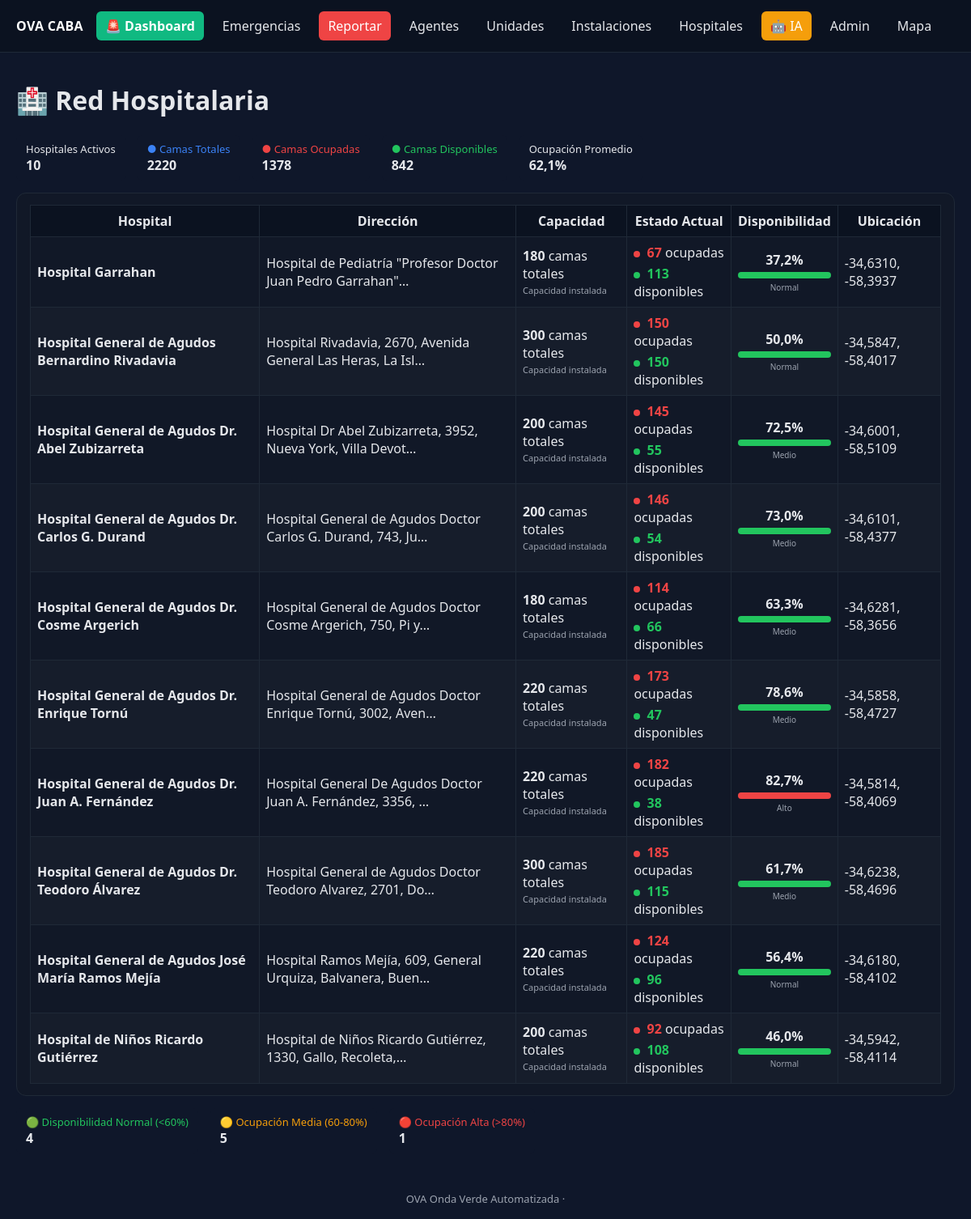
/hospitales/, run on the app's committed database.
### core/models.py (models this page shows, shortened)
class Hospital(models.Model):
    name = models.CharField(max_length=150, verbose_name='Nombre')
    address = models.CharField(max_length=255, verbose_name='Dirección', blank=True)
    total_beds = models.PositiveIntegerField(verbose_name='Camas Totales', default=0)
    occupied_beds = models.PositiveIntegerField(verbose_name='Camas Ocupadas', default=0)
    lat = models.FloatField(null=True, blank=True, verbose_name='Latitud')
    lon = models.FloatField(null=True, blank=True, verbose_name='Longitud')
    created_at = models.DateTimeField(default=timezone.now, verbose_name='Creado en')
    class Meta:
        verbose_name = 'Hospital'
        verbose_name_plural = 'Hospitales'
    @property
    def available_beds(self):
        if self.occupied_beds > self.total_beds:
            return 0
        return self.total_beds - self.occupied_beds

### core/views.py (the view)
# urls.py: path('hospitales/', hospitales_list, name='hospitales_list'),
def hospitales_list(request):
    hospitales = Hospital.objects.all().order_by('name')
    total_hospitales = hospitales.count()
    camas_totales = sum(h.total_beds for h in hospitales)
    camas_ocupadas = sum(h.occupied_beds for h in hospitales)
    camas_disponibles = camas_totales - camas_ocupadas
    porcentaje_ocupacion = round((camas_ocupadas / camas_totales * 100) if camas_totales > 0 else 0, 1)
    hospitales_normal = 0  # <60%
    hospitales_medio = 0   # 60-80%
    hospitales_alto = 0    # >80%
    hospitales_with_stats = []
    for hospital in hospitales:
        occupancy_percentage = round((hospital.occupied_beds / hospital.total_beds * 100) if hospital.total_beds > 0 else 0, 1)
        if occupancy_percentage < 60:
            hospitales_normal += 1
        elif occupancy_percentage <= 80:
            hospitales_medio += 1
        else:
            hospitales_alto += 1
        hospital_data = {
            'hospital': hospital,
            'occupancy_percentage': occupancy_percentage
        }
        hospitales_with_stats.append(hospital_data)
    stats = {
        'total_hospitales': total_hospitales,
        'camas_totales': camas_totales,
        'camas_ocupadas': camas_ocupadas,
        'camas_disponibles': camas_disponibles,
        'porcentaje_ocupacion': porcentaje_ocupacion,
        'hospitales_normal': hospitales_normal,
        'hospitales_medio': hospitales_medio,
        'hospitales_alto': hospitales_alto
    }
    return render(request, 'core/hospitales_list.html', {
        'hospitales_data': hospitales_with_stats,
        'stats': stats
    })

### core/templates/core/hospitales_list.html (shortened to what this page needs)
{% extends 'core/base.html' %}
{% block content %}
  <h1>🏥 Red Hospitalaria</h1>
  <div class="stats">
    <div class="stat-item">
      <div style="color: var(--text);">Hospitales Activos</div>
      <div class="stat-value">{{ stats.total_hospitales }}</div>
    </div>
    <div class="stat-item">
      <div class="total">● Camas Totales</div>
      <div class="stat-value">{{ stats.camas_totales }}</div>
    </div>
    <div class="stat-item">
      <div class="ocupado">● Camas Ocupadas</div>
      <div class="stat-value">{{ stats.camas_ocupadas }}</div>
    </div>
    <div class="stat-item">
      <div class="disponible">● Camas Disponibles</div>
      <div class="stat-value">{{ stats.camas_disponibles }}</div>
    </div>
    <div class="stat-item">
      <div style="color: var(--text);">Ocupación Promedio</div>
      <div class="stat-value">{{ stats.porcentaje_ocupacion }}%</div>
    </div>
  </div>
  <div class="card"><div class="body">
  <table>
    <thead>
      <tr>
        <th>Hospital</th>
        <th>Dirección</th>
        <th>Capacidad</th>
        <th>Estado Actual</th>
        <th>Disponibilidad</th>
        <th>Ubicación</th>
      </tr>
    </thead>
    <tbody>
      {% for item in hospitales_data %}
      {% with h=item.hospital %}
      <tr>
        <td class="hospital-name">{{ h.name }}</td>
        <td>{{ h.address|truncatechars:60 }}</td>
        <td class="capacity-cell">
          <div><strong>{{ h.total_beds }}</strong> camas totales</div>
          <div style="font-size: 11px; color: var(--muted); margin-top: 2px;">
            Capacidad instalada
          </div>
        </td>
        <td>
          <div style="margin-bottom: 4px;">
            <span class="bed-indicator ocupado" style="background: #ef4444;"></span>
            <strong style="color: #ef4444;">{{ h.occupied_beds }}</strong> ocupadas
          </div>
          <div>
            <span class="bed-indicator disponible" style="background: #22c55e;"></span>
            <strong style="color: #22c55e;">{{ h.available_beds }}</strong> disponibles
          </div>
        </td>
        <td>
          <div style="text-align: center; margin-bottom: 4px;">
            <strong>{{ item.occupancy_percentage }}%</strong>
          </div>
          <div class="progress-bar">
            <div class="progress-fill {% if item.occupancy_percentage > 80 %}ocupado{% else %}disponible{% endif %}"
                 style="width: {{ item.occupancy_percentage }}%;"></div>
          </div>
          <div style="font-size: 10px; color: var(--muted); text-align: center; margin-top: 2px;">
            {% if item.occupancy_percentage > 90 %}
              Crítico
            {% elif item.occupancy_percentage > 80 %}
              Alto
            {% elif item.occupancy_percentage > 60 %}
              Medio
            {% else %}
              Normal
            {% endif %}
          </div>
        </td>
        <td>
          {% if h.lat and h.lon %}
            {{ h.lat|floatformat:4 }}, {{ h.lon|floatformat:4 }}
          {% else %}
            <span style="color: var(--muted);">Sin coordenadas</span>
          {% endif %}
        </td>
      </tr>
      {% endwith %}
      {% empty %}
      <tr><td colspan="6" style="text-align: center; color: var(--muted);">No hay hospitales cargados en el sistema.</td></tr>
      {% endfor %}
    </tbody>
  </table>
  </div></div>
  <div class="stats" style="margin-top: 15px;">
    <div class="stat-item">
      <div style="color: #22c55e;">🟢 Disponibilidad Normal (&lt;60%)</div>
      <div class="stat-value">{{ stats.hospitales_normal }}</div>
    </div>
    <div class="stat-item">
      <div style="color: #f59e0b;">🟡 Ocupación Media (60-80%)</div>
      <div class="stat-value">{{ stats.hospitales_medio }}</div>
    </div>
    <div class="stat-item">
      <div style="color: #ef4444;">🔴 Ocupación Alta (&gt;80%)</div>
      <div class="stat-value">{{ stats.hospitales_alto }}</div>
    </div>
  </div>
{% endblock %}

### data on the page
Hospital: hospital.name "Hospital Garrahan", hospital.address "Hospital de Pediatría \"Profesor Doctor Juan Pedro Garrahan\"…", hospital.total_beds "180", hospital.occupied_beds "67", hospital.available_beds "113", occupancy_percentage "37,2", shows "Normal", hospital.lat "-34,6310", hospital.lon "-58,3937"
Hospital: hospital.name "Hospital General de Agudos Bernardino Rivadavia", hospital.address "Hospital Rivadavia, 2670, Avenida General Las Heras, La Isl…", hospital.total_beds "300", hospital.occupied_beds "150", hospital.available_beds "150", occupancy_percentage "50,0", shows "Normal", hospital.lat "-34,5847", hospital.lon "-58,4017"
Hospital: hospital.name "Hospital General de Agudos Dr. Abel Zubizarreta", hospital.address "Hospital Dr Abel Zubizarreta, 3952, Nueva York, Villa Devot…", hospital.total_beds "200", hospital.occupied_beds "145", hospital.available_beds "55", occupancy_percentage "72,5", shows "Medio", hospital.lat "-34,6001", hospital.lon "-58,5109"
Hospital: hospital.name "Hospital General de Agudos Dr. Carlos G. Durand", hospital.address "Hospital General de Agudos Doctor Carlos G. Durand, 743, Ju…", hospital.total_beds "200", hospital.occupied_beds "146", hospital.available_beds "54", occupancy_percentage "73,0", shows "Medio", hospital.lat "-34,6101", hospital.lon "-58,4377"
Hospital: hospital.name "Hospital General de Agudos Dr. Cosme Argerich", hospital.address "Hospital General de Agudos Doctor Cosme Argerich, 750, Pi y…", hospital.total_beds "180", hospital.occupied_beds "114", hospital.available_beds "66", occupancy_percentage "63,3", shows "Medio", hospital.lat "-34,6281", hospital.lon "-58,3656"
Hospital: hospital.name "Hospital General de Agudos Dr. Enrique Tornú", hospital.address "Hospital General de Agudos Doctor Enrique Tornú, 3002, Aven…", hospital.total_beds "220", hospital.occupied_beds "173", hospital.available_beds "47", occupancy_percentage "78,6", shows "Medio", hospital.lat "-34,5858", hospital.lon "-58,4727"
Hospital: hospital.name "Hospital General de Agudos Dr. Juan A. Fernández", hospital.address "Hospital General De Agudos Doctor Juan A. Fernández, 3356, …", hospital.total_beds "220", hospital.occupied_beds "182", hospital.available_beds "38", occupancy_percentage "82,7", shows "Alto", hospital.lat "-34,5814", hospital.lon "-58,4069"
Hospital: hospital.name "Hospital General de Agudos Dr. Teodoro Álvarez", hospital.address "Hospital General de Agudos Doctor Teodoro Alvarez, 2701, Do…", hospital.total_beds "300", hospital.occupied_beds "185", hospital.available_beds "115", occupancy_percentage "61,7", shows "Medio", hospital.lat "-34,6238", hospital.lon "-58,4696"
Hospital: hospital.name "Hospital General de Agudos José María Ramos Mejía", hospital.address "Hospital Ramos Mejía, 609, General Urquiza, Balvanera, Buen…", hospital.total_beds "220", hospital.occupied_beds "124", hospital.available_beds "96", occupancy_percentage "56,4", shows "Normal", hospital.lat "-34,6180", hospital.lon "-58,4102"
Hospital: hospital.name "Hospital de Niños Ricardo Gutiérrez", hospital.address "Hospital de Niños Ricardo Gutiérrez, 1330, Gallo, Recoleta,…", hospital.total_beds "200", hospital.occupied_beds "92", hospital.available_beds "108", occupancy_percentage "46,0", shows "Normal", hospital.lat "-34,5942", hospital.lon "-58,4114"

### other printed values
{{ stats.total_hospitales }} "10"
{{ stats.camas_totales }} "2220"
{{ stats.camas_ocupadas }} "1378"
{{ stats.camas_disponibles }} "842"
{{ stats.porcentaje_ocupacion }} "62,1"
{{ stats.hospitales_normal }} "4"
{{ stats.hospitales_medio }} "5"
{{ stats.hospitales_alto }} "1"
